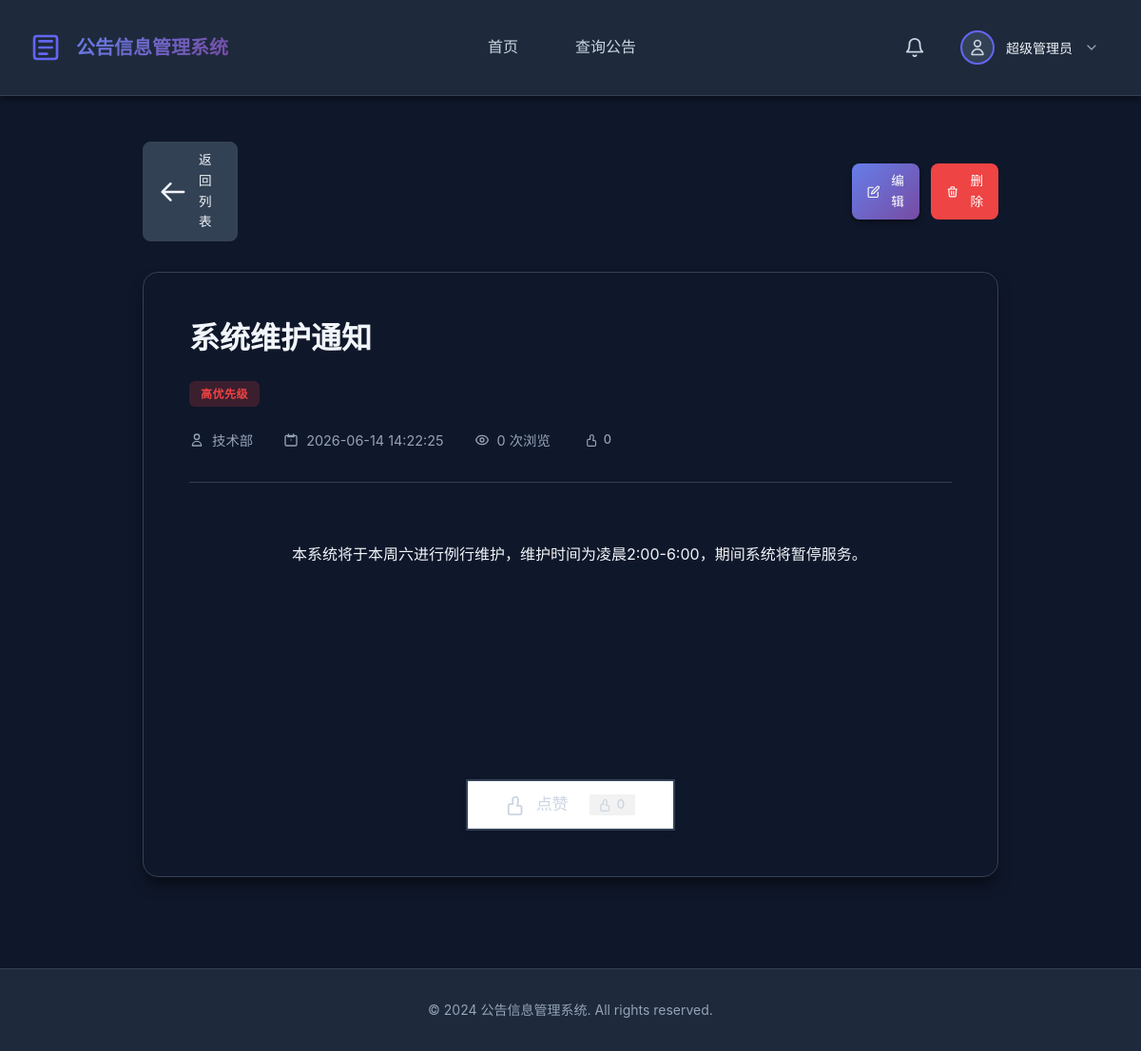
Screenshot of /notice_detail.php?id=2 (signed in) with the database file from the repository.
### tables this page shows
CREATE TABLE IF NOT EXISTS users (
    id INT AUTO_INCREMENT PRIMARY KEY,
    username VARCHAR(50) NOT NULL UNIQUE COMMENT '用户名',
    email VARCHAR(100) NOT NULL UNIQUE COMMENT '邮箱',
    password VARCHAR(255) NOT NULL COMMENT '加密后的密码',
    avatar_url VARCHAR(255) DEFAULT NULL COMMENT '头像URL',
    nickname VARCHAR(50) DEFAULT NULL COMMENT '昵称',
    bio VARCHAR(255) DEFAULT NULL COMMENT '个人简介',
    register_time DATETIME DEFAULT CURRENT_TIMESTAMP COMMENT '注册时间',
    last_login_time DATETIME DEFAULT NULL COMMENT '最后登录时间',
    last_login_ip VARCHAR(45) DEFAULT NULL COMMENT '最后登录IP',
    status ENUM('active', 'inactive', 'banned') DEFAULT 'active' COMMENT '状态',
    reset_token VARCHAR(255) DEFAULT NULL COMMENT '密码重置令牌',
    reset_token_expire DATETIME DEFAULT NULL COMMENT '重置令牌过期时间',
    INDEX idx_username (username),
    INDEX idx_email (email),
    INDEX idx_status (status)
);

CREATE TABLE IF NOT EXISTS notices (
    id INT AUTO_INCREMENT PRIMARY KEY,
    category_id INT DEFAULT NULL COMMENT '分类ID',
    title VARCHAR(255) NOT NULL COMMENT '公告标题',
    content TEXT NOT NULL COMMENT '公告内容',
    author VARCHAR(100) NOT NULL COMMENT '发布人',
    author_id INT DEFAULT NULL COMMENT '发布人用户ID',
    publish_date DATETIME DEFAULT CURRENT_TIMESTAMP COMMENT '发布时间',
    update_date DATETIME DEFAULT CURRENT_TIMESTAMP ON UPDATE CURRENT_TIMESTAMP COMMENT '更新时间',
    status ENUM('published', 'draft') DEFAULT 'published' COMMENT '状态',
    priority ENUM('high', 'medium', 'low') DEFAULT 'medium' COMMENT '优先级',
    views INT DEFAULT 0 COMMENT '浏览次数',
    INDEX idx_publish_date (publish_date),
    INDEX idx_status (status),
    INDEX idx_author_id (author_id),
    INDEX idx_category_id (category_id),
    FOREIGN KEY (category_id) REFERENCES categories(id) ON DELETE SET NULL
);

### www/common.php (called while the page is built, shortened)
<?php
function is_logged_in() {
    return isset($_SESSION['user_id']);
}
function get_logged_in_user() {
    $conn = getConnection();
    $stmt = $conn->prepare("SELECT id, username, email, avatar_url, nickname, bio, register_time, last_login_time, status FROM users WHERE id = ?");
    $stmt->bind_param("i", $_SESSION['user_id']);
    $stmt->execute();
    $result = $stmt->get_result();
    $user = $result->fetch_assoc();
    return $user;
}
function get_user_permissions($user_id = null) {
    if ($user_id === null) {
        $user_id = $_SESSION['user_id'] ?? null;
    }
    $conn = getConnection();
    $stmt = $conn->prepare("SELECT DISTINCT p.* FROM permissions p INNER JOIN role_permissions rp ON p.id = rp.permission_id INNER JOIN user_roles ur ON rp.role_id = ur.role_id WHERE ur.user_id = ?");
    $stmt->bind_param("i", $user_id);
    $stmt->execute();
    $result = $stmt->get_result();
    $permissions = [];
    while ($row = $result->fetch_assoc()) {
        $permissions[] = $row;
    }
    return $permissions;
}
function get_user_permission_names($user_id = null) {
    $permissions = get_user_permissions($user_id);
    return array_column($permissions, 'name');
}
function has_permission($permission_name, $user_id = null) {
    $permission_names = get_user_permission_names($user_id);
    return in_array($permission_name, $permission_names);
}
function get_visitor_id() {
    if (is_logged_in()) {
        return 'user_' . $_SESSION['user_id'];
    }
    return $_SESSION['visitor_id'];
}
?>

### www/notice_detail.php (the view, shortened to what this page needs)
<?php
require_once 'common.php';
$id = isset($_GET['id']) ? intval($_GET['id']) : 0;
$conn = getConnection();
$stmt = $conn->prepare("SELECT n.*, c.name as category_name, c.emoji as category_emoji, c.color as category_color FROM notices n LEFT JOIN categories c ON n.category_id = c.id WHERE n.id = ?");
$stmt->bind_param("i", $id);
$stmt->execute();
$result = $stmt->get_result();
$notice = $result->fetch_assoc();
$notice_tags = [];
$visitor_id = get_visitor_id();
$like_count_stmt = $conn->prepare("SELECT COUNT(*) as cnt FROM notice_likes WHERE notice_id = ?");
$like_count_stmt->bind_param("i", $id);
$like_count_stmt->execute();
$like_count_result = $like_count_stmt->get_result();
$like_count_row = $like_count_result->fetch_assoc();
$like_count = intval($like_count_row['cnt']);
$is_liked_stmt = $conn->prepare("SELECT 1 FROM notice_likes WHERE notice_id = ? AND visitor_id = ?");
$is_liked_stmt->bind_param("is", $id, $visitor_id);
$is_liked_stmt->execute();
$is_liked_result = $is_liked_stmt->get_result();
$is_liked = $is_liked_result->num_rows > 0;
$notice['tags'] = $notice_tags;
$can_edit = has_permission('notice:edit');
$can_delete = has_permission('notice:delete');
?>
<!DOCTYPE html>
<html lang="zh-CN">
<head>
    <link rel="stylesheet" href="style.css">
</head>
<body>
    <?php include 'header.php'; ?>
    <div class="container">
        <div class="main-content">
            <div class="notice-detail-container">
                <div class="notice-detail-header">
                    <div class="notice-detail-back">
                        <a href="search_notice.php" class="btn btn-secondary btn-sm">
                            <svg viewBox="0 0 24 24" fill="none" xmlns="http://www.w3.org/2000/svg">
                                <path d="M10 19L3 12M3 12L10 5M3 12H21" stroke="currentColor" stroke-width="2" stroke-linecap="round" stroke-linejoin="round"/>
                            </svg>
                            返回列表
                        </a>
                    </div>
                    <div class="notice-detail-actions">
                        <?php if ($can_edit): ?>
                            <a href="add_notice.php?id=<?php echo $notice['id']; ?>" class="btn btn-primary btn-sm">
                                编辑
                            </a>
                        <?php endif; ?>
                        <?php if ($can_delete): ?>
                            <a href="search_notice.php?delete=<?php echo $notice['id']; ?>" class="btn btn-danger btn-sm" onclick="return confirm('确定要删除这条公告吗？');">
                                删除
                            </a>
                        <?php endif; ?>
                    </div>
                </div>
                <article class="notice-detail-content">
                    <header class="notice-detail-title-section">
                        <h1 class="notice-detail-title"><?php echo htmlspecialchars($notice['title']); ?></h1>
                        <div class="notice-detail-meta">
                            <span class="priority-badge priority-<?php echo $notice['priority']; ?>">
                                <?php echo ['high' => '高优先级', 'medium' => '中优先级', 'low' => '低优先级'][$notice['priority']]; ?>
                            </span>
                        </div>
                        <div class="notice-detail-info">
                            <div class="notice-info-item">
                                <span><?php echo htmlspecialchars($notice['author']); ?></span>
                            </div>
                            <div class="notice-info-item">
                                <span><?php echo date('Y-m-d H:i:s', strtotime($notice['publish_date'])); ?></span>
                            </div>
                            <div class="notice-info-item">
                                <span><?php echo $notice['views']; ?> 次浏览</span>
                            </div>
                            <div class="notice-info-item like-info-item">
                                <button
                                    type="button"
                                    class="like-btn inline-like-btn <?php echo $is_liked ? 'liked' : ''; ?>"
                                    data-notice-id="<?php echo $notice['id']; ?>"
                                    onclick="toggleLike(<?php echo $notice['id']; ?>, this)"
                                    aria-pressed="<?php echo $is_liked ? 'true' : 'false'; ?>"
                                >
                                    <svg class="like-icon <?php echo $is_liked ? 'liked' : ''; ?>" viewBox="0 0 24 24" fill="<?php echo $is_liked ? 'currentColor' : 'none'; ?>" xmlns="http://www.w3.org/2000/svg">
                                        <path d="M14 9V5A3 3 0 0 0 8 7v4H5a2 2 0 0 0-2 2v8a2 2 0 0 0 2 2h11a2 2 0 0 0 2-2v-6a2 2 0 0 0-2-2h-3z" stroke="currentColor" stroke-width="2" stroke-linecap="round" stroke-linejoin="round"/>
                                    </svg>
                                    <span class="like-count"><?php echo $like_count; ?></span>
                                </button>
                            </div>
                        </div>
                    </header>
                    <div class="notice-detail-body">
                        <?php echo nl2br(htmlspecialchars($notice['content'])); ?>
                    </div>
                    <div class="notice-detail-action-bar">
                        <button
                            type="button"
                            class="like-btn big-like-btn <?php echo $is_liked ? 'liked' : ''; ?>"
                            data-notice-id="<?php echo $notice['id']; ?>"
                            onclick="toggleLike(<?php echo $notice['id']; ?>, this)"
                            aria-pressed="<?php echo $is_liked ? 'true' : 'false'; ?>"
                        >
                            <svg class="like-icon <?php echo $is_liked ? 'liked' : ''; ?>" viewBox="0 0 24 24" fill="<?php echo $is_liked ? 'currentColor' : 'none'; ?>" xmlns="http://www.w3.org/2000/svg">
                                <path d="M14 9V5A3 3 0 0 0 8 7v4H5a2 2 0 0 0-2 2v8a2 2 0 0 0 2 2h11a2 2 0 0 0 2-2v-6a2 2 0 0 0-2-2h-3z" stroke="currentColor" stroke-width="2" stroke-linecap="round" stroke-linejoin="round"/>
                            </svg>
                            <span class="like-btn-text"><?php echo $is_liked ? '已点赞' : '点赞'; ?></span>
                            <span class="like-count-badge">
                                <span class="like-count"><?php echo $like_count; ?></span>
                            </span>
                        </button>
                    </div>
                </article>
            </div>
        </div>
    </div>
    <footer class="footer">
        <div class="container">
            <p>&copy; 2024 公告信息管理系统. All rights reserved.</p>
        </div>
    </footer>
</body>
</html>

### www/header.php (shortened to what this page needs)
<?php
require_once 'common.php';
$current_user = get_logged_in_user();
$current_page = basename($_SERVER['PHP_SELF']);
?>
<nav class="navbar">
    <div class="container">
        <div class="nav-brand">
            <h1>公告信息管理系统</h1>
        </div>
        <ul class="nav-menu">
            <li><a href="index.php" class="<?php echo $current_page == 'index.php' ? 'active' : ''; ?>">首页</a></li>
            <li><a href="search_notice.php" class="<?php echo $current_page == 'search_notice.php' ? 'active' : ''; ?>">查询公告</a></li>
        </ul>
        <div class="nav-user">
            <?php if ($current_user): ?>
                <div class="message-notification">
                    <button class="message-bell-btn" onclick="toggleMessagePanel()">
                    </button>
                </div>
                <div class="user-dropdown">
                    <button class="user-avatar-btn" onclick="toggleUserMenu()">
                        <?php if ($current_user['avatar_url']): ?>
                            <img src="<?php echo htmlspecialchars($current_user['avatar_url']); ?>" alt="头像" class="user-avatar">
                        <?php else: ?>
                            <div class="user-avatar-placeholder">
                            </div>
                        <?php endif; ?>
                        <span class="user-name"><?php echo htmlspecialchars($current_user['nickname'] ?: $current_user['username']); ?></span>
                        <svg class="dropdown-arrow" viewBox="0 0 24 24" fill="none" xmlns="http://www.w3.org/2000/svg">
                            <path d="M6 9L12 15L18 9" stroke="currentColor" stroke-width="2" stroke-linecap="round" stroke-linejoin="round"/>
                        </svg>
                    </button>
                </div>
            <?php endif; ?>
        </div>
    </div>
</nav>

### rows the page displays
users: nickname "超级管理员"
notices: title "系统维护通知", priority "高优先级", author "技术部", publish_date "2026-06-14 14:22:25", views "0", content "本系统将于本周六进行例行维护，维护时间为凌晨2:00-6:00，期间系统将暂停服务。"

### other values shown
$like_count "0"
